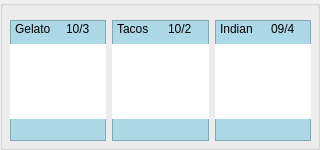
        <widget class="QGroupBox" name="groupBox_2">
         <property name="minimumSize">
          <size>
           <width>0</width>
           <height>150</height>
          </size>
         </property>
         <property name="maximumSize">
          <size>
           <width>16777215</width>
           <height>150</height>
          </size>
         </property>
         <property name="styleSheet">
          <string notr="true">#groupBox_2{
background-color:#E2F3F5 ;
}</string>
         </property>
         <property name="title">
          <string/>
         </property>
         <widget class="QWidget" name="horizontalLayoutWidget_9">
          <property name="geometry">
           <rect>
            <x>10</x>
            <y>20</y>
            <width>301</width>
            <height>121</height>
           </rect>
          </property>
          <layout class="QHBoxLayout" name="horizontalLayout_28">
           <item>
            <widget class="QFrame" name="frame_19">
             <property name="styleSheet">
              <string notr="true">#frame_19 {
    background-color: lightblue;
}</string>
             </property>
             <property name="frameShape">
              <enum>QFrame::Shape::StyledPanel</enum>
             </property>
             <property name="frameShadow">
              <enum>QFrame::Shadow::Raised</enum>
             </property>
             <widget class="QWidget" name="verticalLayoutWidget_20">
              <property name="geometry">
               <rect>
                <x>0</x>
                <y>0</y>
                <width>101</width>
                <height>123</height>
               </rect>
              </property>
              <layout class="QVBoxLayout" name="verticalLayout_20">
               <item>
                <layout class="QHBoxLayout" name="horizontalLayout_29">
                 <item>
                  <widget class="QLabel" name="label_55">
                   <property name="maximumSize">
                    <size>
                     <width>40</width>
                     <height>16777215</height>
                    </size>
                   </property>
                   <property name="text">
                    <string>Gelato</string>
                   </property>
                  </widget>
                 </item>
                 <item>
                  <widget class="QLabel" name="label_56">
                   <property name="maximumSize">
                    <size>
                     <width>40</width>
                     <height>16777215</height>
                    </size>
                   </property>
                   <property name="text">
                    <string>10/3</string>
                   </property>
                  </widget>
                 </item>
                </layout>
               </item>
               <item>
                <widget class="QWidget" name="pic1_19" native="true">
                 <property name="minimumSize">
                  <size>
                   <width>0</width>
                   <height>75</height>
                  </size>
                 </property>
                 <property name="maximumSize">
                  <size>
                   <width>1000</width>
                   <height>80</height>
                  </size>
                 </property>
                 <property name="styleSheet">
                  <string notr="true">#pic1_19{
background-color: white;
}</string>
                 </property>
                 <widget class="QLabel" name="label_85">
                  <property name="geometry">
                   <rect>
                    <x>-3</x>
                    <y>0</y>
                    <width>91</width>
                    <height>81</height>
                   </rect>
                  </property>
                  <property name="text">
                   <string/>
                  </property>
                  <property name="pixmap">
                   <pixmap resource="ressources.qrc">:/images/gelato.jpg</pixmap>
                  </property>
                  <property name="scaledContents">
                   <bool>true</bool>
                  </property>
                 </widget>
                </widget>
               </item>
               <item>
                <widget class="QLabel" name="label_57">
                 <property name="font">
                  <font>
                   <pointsize>6</pointsize>
                  </font>
                 </property>
                 <property name="text">
                  <string/>
                 </property>
                 <property name="alignment">
                  <set>Qt::AlignmentFlag::AlignCenter</set>
                 </property>
                </widget>
               </item>
              </layout>
             </widget>
            </widget>
           </item>
           <item>
            <widget class="QFrame" name="frame_20">
             <property name="styleSheet">
              <string notr="true">#frame_20{
    background-color: lightblue;
}</string>
             </property>
             <property name="frameShape">
              <enum>QFrame::Shape::StyledPanel</enum>
             </property>
             <property name="frameShadow">
              <enum>QFrame::Shadow::Raised</enum>
             </property>
             <widget class="QWidget" name="verticalLayoutWidget_21">
              <property name="geometry">
               <rect>
                <x>0</x>
                <y>0</y>
                <width>101</width>
                <height>123</height>
               </rect>
              </property>
              <layout class="QVBoxLayout" name="verticalLayout_21">
               <item>
                <layout class="QHBoxLayout" name="horizontalLayout_30">
                 <item>
                  <widget class="QLabel" name="label_58">
                   <property name="maximumSize">
                    <size>
                     <width>40</width>
                     <height>16777215</height>
                    </size>
                   </property>
                   <property name="text">
                    <string>Tacos</string>
                   </property>
                  </widget>
                 </item>
                 <item>
                  <widget class="QLabel" name="label_59">
                   <property name="maximumSize">
                    <size>
                     <width>40</width>
                     <height>16777215</height>
                    </size>
                   </property>
                   <property name="text">
                    <string>10/2</string>
                   </property>
                  </widget>
                 </item>
                </layout>
               </item>
               <item>
                <widget class="QWidget" name="pic1_20" native="true">
                 <property name="minimumSize">
                  <size>
                   <width>0</width>
                   <height>75</height>
                  </size>
                 </property>
                 <property name="maximumSize">
                  <size>
                   <width>1000</width>
                   <height>80</height>
                  </size>
                 </property>
                 <property name="styleSheet">
                  <string notr="true">#pic1_20{
background-color: white;
}</string>
                 </property>
                 <widget class="QLabel" name="label_86">
                  <property name="geometry">
                   <rect>
                    <x>0</x>
                    <y>0</y>
                    <width>91</width>
                    <height>81</height>
                   </rect>
                  </property>
                  <property name="text">
                   <string/>
                  </property>
                  <property name="pixmap">
                   <pixmap resource="ressources.qrc">:/images/tacos.jpg</pixmap>
                  </property>
                  <property name="scaledContents">
                   <bool>true</bool>
                  </property>
                 </widget>
                </widget>
               </item>
               <item>
                <widget class="QLabel" name="label_60">
                 <property name="font">
                  <font>
                   <pointsize>6</pointsize>
                  </font>
                 </property>
                 <property name="text">
                  <string/>
                 </property>
                 <property name="alignment">
                  <set>Qt::AlignmentFlag::AlignCenter</set>
                 </property>
                </widget>
               </item>
              </layout>
             </widget>
            </widget>
           </item>
           <item>
            <widget class="QFrame" name="frame_21">
             <property name="styleSheet">
              <string notr="true">#frame_21 {
    background-color: lightblue;
}</string>
             </property>
             <property name="frameShape">
              <enum>QFrame::Shape::StyledPanel</enum>
             </property>
             <property name="frameShadow">
              <enum>QFrame::Shadow::Raised</enum>
             </property>
             <widget class="QWidget" name="verticalLayoutWidget_22">
              <property name="geometry">
               <rect>
                <x>0</x>
                <y>0</y>
                <width>101</width>
                <height>123</height>
               </rect>
              </property>
              <layout class="QVBoxLayout" name="verticalLayout_22">
               <item>
                <layout class="QHBoxLayout" name="horizontalLayout_31">
                 <item>
                  <widget class="QLabel" name="label_61">
                   <property name="maximumSize">
                    <size>
                     <width>40</width>
                     <height>16777215</height>
                    </size>
                   </property>
                   <property name="text">
                    <string>Indian</string>
                   </property>
                  </widget>
                 </item>
                 <item>
                  <widget class="QLabel" name="label_62">
                   <property name="maximumSize">
                    <size>
                     <width>40</width>
                     <height>16777215</height>
                    </size>
                   </property>
                   <property name="text">
                    <string>09/4</string>
                   </property>
                  </widget>
                 </item>
                </layout>
               </item>
               <item>
                <widget class="QWidget" name="pic1_21" native="true">
                 <property name="minimumSize">
                  <size>
                   <width>0</width>
                   <height>75</height>
                  </size>
                 </property>
                 <property name="maximumSize">
                  <size>
                   <width>1000</width>
                   <height>80</height>
                  </size>
                 </property>
                 <property name="styleSheet">
                  <string notr="true">#pic1_21{
background-color: white;
}</string>
                 </property>
                 <widget class="QLabel" name="label_87">
                  <property name="geometry">
                   <rect>
                    <x>0</x>
                    <y>0</y>
                    <width>91</width>
                    <height>81</height>
                   </rect>
                  </property>
                  <property name="text">
                   <string/>
                  </property>
                  <property name="pixmap">
                   <pixmap resource="ressources.qrc">:/images/indian.jpg</pixmap>
                  </property>
                  <property name="scaledContents">
                   <bool>true</bool>
                  </property>
                 </widget>
                </widget>
               </item>
               <item>
                <widget class="QLabel" name="label_63">
                 <property name="font">
                  <font>
                   <pointsize>6</pointsize>
                  </font>
                 </property>
                 <property name="text">
                  <string/>
                 </property>
                 <property name="alignment">
                  <set>Qt::AlignmentFlag::AlignCenter</set>
                 </property>
                </widget>
               </item>
              </layout>
             </widget>
            </widget>
           </item>
          </layout>
         </widget>
        </widget>
